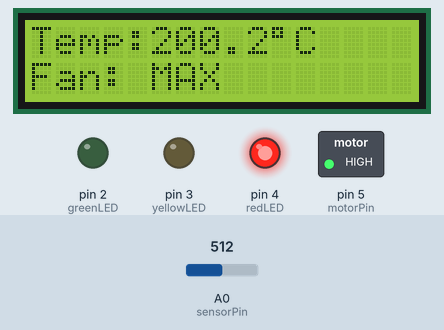
Recording of a sketch running on a simulated Arduino Uno, built with avr-gcc and run on an emulated ATmega328P. On the bench: 16×2 character LCD, switched loads named in the sketch (green lamp = pin HIGH), output pins drawn as LEDs (lit = HIGH). Inputs (shaded band) come from the test bench; at power-on: A0 (sensorPin) = 512. What the sketch prints to the serial monitor is not drawn.

Above: at 3.2 s.
3.3 s: A0 (sensorPin) set to 202
At 5.2 s:
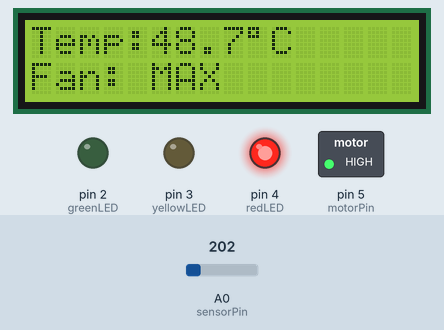
5.5 s: A0 (sensorPin) set to 177
At 7.2 s:
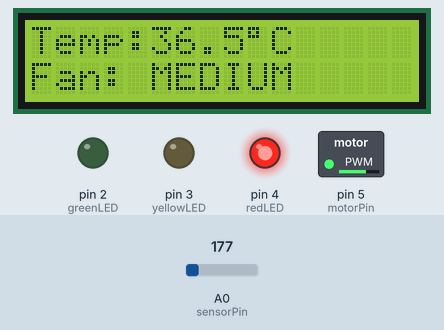
7.5 s: A0 (sensorPin) set to 122
At 9.1 s:
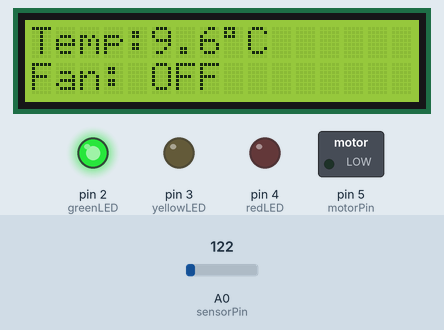
9.6 s: A0 (sensorPin) set to 306
At 11.1 s:
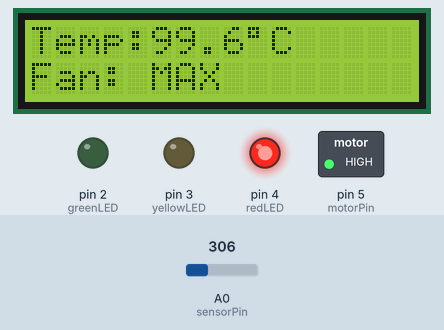
Timing chart, 0 to 12.6 s (numbered marks = the images above; inputs shaded):
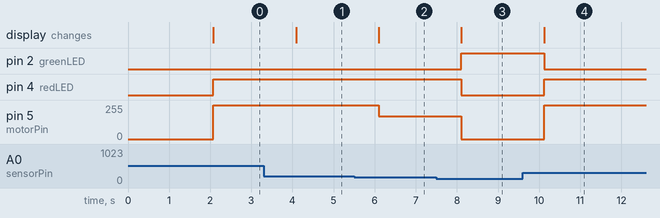

The sketch:

smart_fan_controller.ino
```cpp
#include <LiquidCrystal.h>

LiquidCrystal lcd(12, 11, 10, 9, 8, 7);

const int sensorPin = A0;

const int greenLED = 2;
const int yellowLED = 3;
const int redLED = 4;

const int motorPin = 5;

void setup() {

  pinMode(greenLED, OUTPUT);
  pinMode(yellowLED, OUTPUT);
  pinMode(redLED, OUTPUT);
  pinMode(motorPin, OUTPUT);

  Serial.begin(9600);

  lcd.begin(16, 2);

  lcd.setCursor(0, 0);
  lcd.print("Smart Temp");
  lcd.setCursor(0, 1);
  lcd.print("System Start");

  delay(2000);
  lcd.clear();
}

void loop() {

  int sensorValue = analogRead(sensorPin);

  float voltage = sensorValue * (5.0 / 1023.0);

  float temperature = (voltage - 0.5) * 100.0;

  lcd.clear();

  lcd.setCursor(0, 0);
  lcd.print("Temp:");
  lcd.print(temperature, 1);
  lcd.print((char)223);
  lcd.print("C");

  if (temperature < 30) {

    digitalWrite(greenLED, HIGH);
    digitalWrite(yellowLED, LOW);
    digitalWrite(redLED, LOW);

    analogWrite(motorPin, 0);

    lcd.setCursor(0, 1);
    lcd.print("Fan: OFF");

  }

  else if (temperature <= 35) {

    digitalWrite(greenLED, LOW);
    digitalWrite(yellowLED, HIGH);
    digitalWrite(redLED, LOW);

    analogWrite(motorPin, 80);

    lcd.setCursor(0, 1);
    lcd.print("Fan: SLOW");

  }

  else if (temperature <= 40) {

    digitalWrite(greenLED, LOW);
    digitalWrite(yellowLED, LOW);
    digitalWrite(redLED, HIGH);

    analogWrite(motorPin, 170);

    lcd.setCursor(0, 1);
    lcd.print("Fan: MEDIUM");

  }

  else {

    digitalWrite(greenLED, LOW);
    digitalWrite(yellowLED, LOW);
    digitalWrite(redLED, HIGH);

    analogWrite(motorPin, 255);

    lcd.setCursor(0, 1);
    lcd.print("Fan: MAX");

  }

  Serial.print("Temperature: ");
  Serial.print(temperature);
  Serial.print(" C | Fan PWM: ");

  if (temperature < 30)
    Serial.println("0");
  else if (temperature <= 35)
    Serial.println("80");
  else if (temperature <= 40)
    Serial.println("170");
  else
    Serial.println("255");

  delay(1000);
}
```

Measured:
- the behaviour switches between 185 and 184 on A0 (sensorPin) (found by bisection; images 1 and 2)
- after the input at 3.3 s, the display: changes after 0.79 s (image 1)
- after the input at 5.5 s, pin 5 (motorPin): 255/255 → 170/255 after 0.60 s; the display: changes after 0.60 s (image 2)
- after the input at 7.5 s, pin 2 (greenLED): LOW → HIGH after 0.61 s; pin 4 (redLED): HIGH → LOW after 0.61 s; pin 5 (motorPin): 170/255 → 0/255 after 0.61 s; the display: changes after 0.61 s (image 3)
- after the input at 9.6 s, pin 2 (greenLED): HIGH → LOW after 0.52 s; pin 4 (redLED): LOW → HIGH after 0.52 s; pin 5 (motorPin): 0/255 → 255/255 after 0.52 s; the display: changes after 0.52 s (image 4)
